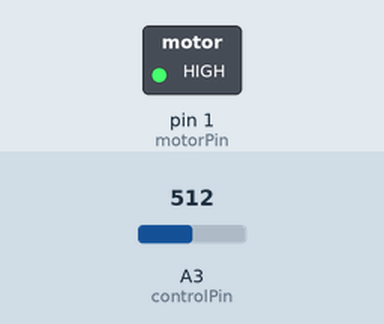
Bench run of a sketch on a simulated Arduino Uno, built with avr-gcc and run on an emulated ATmega328P. Shown: switched loads named in the sketch (green lamp = pin HIGH). Inputs (shaded band) come from the test bench; at power-on: A3 (controlPin) = 512.

Above: at 1.2 s.
1.3 s: A3 (controlPin) set to 499
At 2.5 s:
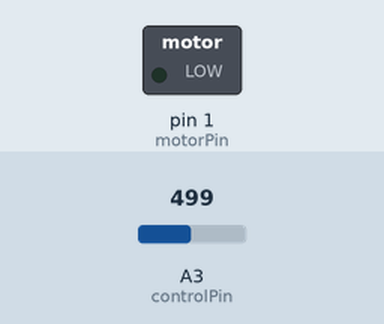
2.8 s: A3 (controlPin) set to 716
At 3.8 s:
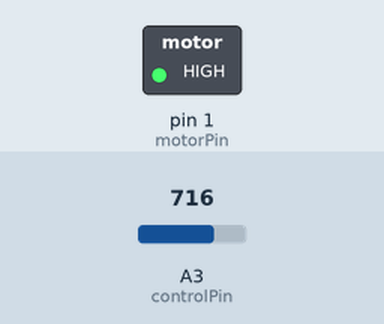
4.3 s: A3 (controlPin) set to 511
At 4.9 s:
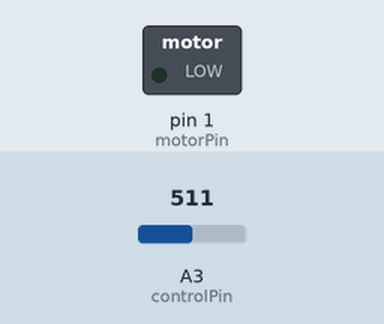
Timing chart, 0 to 7.3 s (numbered marks = the images above; inputs shaded):
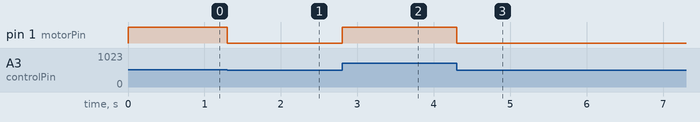

Measured:
- the behaviour switches between 512 and 511 on A3 (controlPin) (found by bisection; images 0 and 1)
- after the input at 1.3 s, pin 1 (motorPin): HIGH → LOW at once
- after the input at 2.8 s, pin 1 (motorPin): LOW → HIGH at once
- after the input at 4.3 s, pin 1 (motorPin): HIGH → LOW at once

The sketch:

digiProPickupWinder.ino
```cpp
/*
Pickup winder control software
Working:
- High frequency (PWM 64kHz) speed control
  - Configure Timer/Counter1 registers via TCCR1A and TCCR1B bit shift commands.
  - (False lead)Set MS_TIMER_TICK_EVERY_X_CYCLES in /home/remy/.arduino15/packages/digistump/hardware/avr/1.6.7/cores/tiny/wiring.c
- Single Darlington transistor control
- Open loop speed set by potentionmeter
Pending:
- H-bridge control
- Isolation
- Pulse counter
- RPM calculation
- RPM PID control
*/


int motorPin = 1; //Output to Darlington gate
int controlPin = 3; //Input from control pot wiper, physical pin 9 = analog 3

void setup()
{
  pinMode(motorPin, OUTPUT); //
  pinMode(controlPin, INPUT);

  #define TIMER_TO_USE_FOR_MILLIS = 0; //Use timer 0 because timer 1 configured for fast PWM
//  TCCR1B = (TCCR1B & 0b11111000) | 0x01;
//  TCCR1B = TCCR1B & B11111000 | B00000001;
//
//  //Configure TCCR1 registers for Fast PWM with TOP=OCR1A, freq prescale 1
//  TCCR1A = _BV(WGM11) | _BV(WGM10);
//  TCCR1B = _BV(WGM13) | _BV(WGM12) | _BV(CS10);

  //Configure TCCR1 registers for Fast PWM with TOP=0x00FF (255), freq prescale 1
  TCCR1A |= _BV(COM1A1) | _BV(COM1A0) | _BV(WGM10); //| _BV(WGM11) | _BV(COM1A1) | _BV(COM1A0) |
  TCCR1B |= _BV(WGM12) | _BV(CS10); //_BV(WGM13) | _BV(CS11) |

}


void loop()
{
  int speed = analogRead(controlPin);
  speed = speed/4;

  if (speed >= 0 && speed <= 255)
  {
    analogWrite(motorPin, speed);
  }

////Analog Input test
//  int test = analogRead(3);
//  if (test > 512)
//  {
//    digitalWrite(motorPin, HIGH);
//  }
//  else
//  {
//    digitalWrite(motorPin, LOW);
//  }

//PWM test
//  analogWrite(motorPin, 100);
//  delay(2000);
//  analogWrite(motorPin, 0);
//  delay(3000);
//  analogWrite(motorPin, 200);
//  delay(5000);
//  analogWrite(motorPin, 0);
//  delay(1000);

}
```
